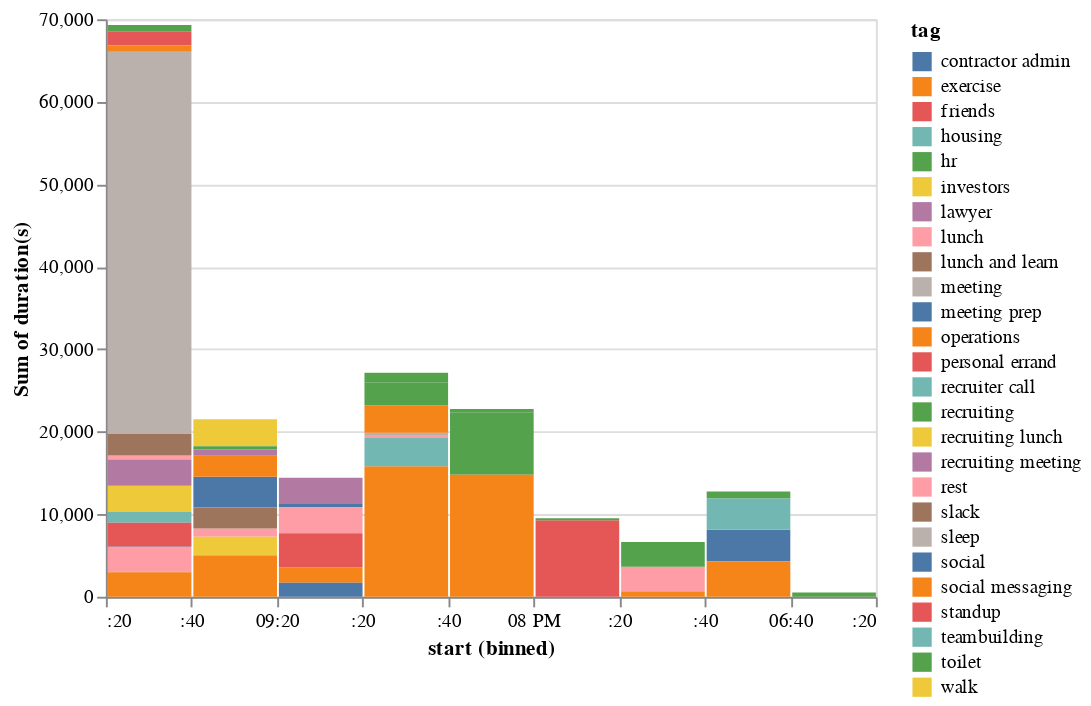

Notebook cell for this chart:
### Code cell
alt.Chart(by_tags).mark_bar().encode(
    alt.X('start', bin=True, type='temporal'),
#     y='sum(duration(s))'
    alt.Y('duration(s)', aggregate='sum', type='quantitative'),
    color='tag:N',
    order=alt.Order("tag", sort="ascending")
)

### Figure 1 — Vega-Lite specification as saved in the notebook (floating-point values rounded to 4 significant figures)
{"config": {"view": {"continuousWidth": 400, "continuousHeight": 300}}, "data": {"name": "data-0cfbb876e3e9d929906c90925341c76a"}, "mark": "bar", "encoding": {"color": {"type": "nominal", "field": "tag"}, "order": {"type": "nominal", "field": "tag", "sort": "ascending"}, "x": {"type": "temporal", "bin": true, "field": "start"}, "y": {"type": "quantitative", "aggregate": "sum", "field": "duration(s)"}}, "$schema": "https://vega.github.io/schema/vega-lite/v4.8.1.json", "datasets": {"data-0cfbb876e3e9d929906c90925341c76a": [{"start": "2022-01-18T03:56:36", "tag": "rest", "duration(s)": 478.0}, {"start": "2022-01-18T04:45:34", "tag": "sleep", "duration(s)": 16340.0}, {"start": "2022-01-18T09:59:41", "tag": "lawyer", "duration(s)": 93.0}, {"start": "2022-01-18T10:13:35", "tag": "meeting prep", "duration(s)": 54.0}, {"start": "2022-01-18T11:13:09", "tag": "recruiter call", "duration(s)": 1305.0}, {"start": "2022-01-18T11:54:42", "tag": "lunch", "duration(s)": 2970.0}, {"start": "2022-01-18T11:54:42", "tag": "exercise", "duration(s)": 2970.0}, {"start": "2022-01-18T16:29:16", "tag": "personal errand", "duration(s)": 274.0}, {"start": "2022-01-18T16:37:14", "tag": "personal errand", "duration(s)": 2610.0}, {"start": "2022-01-18T16:37:14", "tag": "slack", "duration(s)": 2610.0}, {"start": "2022-01-19T00:10:58", "tag": "sleep", "duration(s)": 30000.0}, {"start": "2022-01-19T09:32:01", "tag": "standup", "duration(s)": 1728.0}, {"start": "2022-01-19T11:01:38", "tag": "toilet", "duration(s)": 753.0}, {"start": "2022-01-19T11:01:38", "tag": "social messaging", "duration(s)": 753.0}, {"start": "2022-01-19T11:56:47", "tag": "recruiting lunch", "duration(s)": 3188.0}, {"start": "2022-01-19T11:56:47", "tag": "recruiting meeting", "duration(s)": 3188.0}, {"start": "2022-01-19T15:32:49", "tag": "walk", "duration(s)": 1169.0}, {"start": "2022-01-19T15:59:26", "tag": "meeting prep", "duration(s)": 53.0}, {"start": "2022-01-19T16:51:55", "tag": "meeting prep", "duration(s)": 549.0}, {"start": "2022-01-20T11:07:48", "tag": "meeting prep", "duration(s)": 57.0}, {"start": "2022-01-20T11:11:15", "tag": "walk", "duration(s)": 1221.0}, {"start": "2022-01-20T11:48:54", "tag": "lunch", "duration(s)": 878.0}, {"start": "2022-01-20T11:48:54", "tag": "walk", "duration(s)": 878.0}, {"start": "2022-01-20T12:35:21", "tag": "lunch", "duration(s)": 140.0}, {"start": "2022-01-20T14:02:43", "tag": "meeting prep", "duration(s)": 430.0}, {"start": "2022-01-20T15:31:34", "tag": "exercise", "duration(s)": 1639.0}, {"start": "2022-01-20T15:31:34", "tag": "meeting prep", "duration(s)": 1639.0}, {"start": "2022-01-21T10:58:18", "tag": "toilet", "duration(s)": 361.0}, {"start": "2022-01-21T12:05:19", "tag": "lunch and learn", "duration(s)": 2546.0}, {"start": "2022-01-21T12:05:19", "tag": "operations", "duration(s)": 2546.0}, {"start": "2022-01-21T14:20:00", "tag": "exercise", "duration(s)": 3406.0}, {"start": "2022-01-21T16:11:37", "tag": "meeting prep", "duration(s)": 522.0}, {"start": "2022-01-21T16:27:45", "tag": "meeting prep", "duration(s)": 202.0}, {"start": "2022-01-21T17:29:17", "tag": "meeting prep", "duration(s)": 271.0}, {"start": "2022-01-21T17:56:57", "tag": "investors", "duration(s)": 2222.0}, {"start": "2022-01-21T18:39:19", "tag": "recruiting meeting", "duration(s)": 776.0}, {"start": "2022-01-23T10:01:12", "tag": "exercise", "duration(s)": 1893.0}, {"start": "2022-01-23T11:59:54", "tag": "lunch", "duration(s)": 3170.0}, {"start": "2022-01-23T11:59:54", "tag": "recruiting meeting", "duration(s)": 3170.0}, {"start": "2022-01-23T11:59:54", "tag": "friends", "duration(s)": 3170.0}, {"start": "2022-01-23T15:50:11", "tag": "friends", "duration(s)": 957.0}, {"start": "2022-01-23T17:29:38", "tag": "meeting prep", "duration(s)": 364.0}, {"start": "2022-01-23T20:29:43", "tag": "contractor admin", "duration(s)": 1690.0}, {"start": "2022-01-24T15:34:28", "tag": "toilet", "duration(s)": 489.0}, {"start": "2022-01-24T18:19:09", "tag": "toilet", "duration(s)": 729.0}, {"start": "2022-01-24T19:34:57", "tag": "exercise", "duration(s)": 3452.0}, {"start": "2022-01-24T19:34:57", "tag": "housing", "duration(s)": 3452.0}, {"start": "2022-01-25T09:36:59", "tag": "exercise", "duration(s)": 2507.0}, {"start": "2022-01-25T10:38:15", "tag": "meeting", "duration(s)": 271.0}, {"start": "2022-01-25T11:03:11", "tag": "operations", "duration(s)": 3320.0}, {"start": "2022-01-25T12:06:52", "tag": "exercise", "duration(s)": 3386.0}, {"start": "2022-01-25T13:06:14", "tag": "lunch", "duration(s)": 361.0}, {"start": "2022-01-25T18:54:51", "tag": "exercise", "duration(s)": 3745.0}, {"start": "2022-01-26T11:46:08", "tag": "exercise", "duration(s)": 2716.0}, {"start": "2022-01-26T11:46:08", "tag": "recruiting", "duration(s)": 2716.0}, {"start": "2022-01-26T17:39:36", "tag": "hr", "duration(s)": 5687.0}, {"start": "2022-01-27T09:08:53", "tag": "toilet", "duration(s)": 432.0}, {"start": "2022-01-27T09:34:42", "tag": "exercise", "duration(s)": 2296.0}, {"start": "2022-01-27T11:59:59", "tag": "exercise", "duration(s)": 1416.0}, {"start": "2022-01-27T17:59:26", "tag": "exercise", "duration(s)": 11070.0}, {"start": "2022-01-28T13:13:59", "tag": "hr", "duration(s)": 1846.0}, {"start": "2022-01-30T10:05:16", "tag": "friends", "duration(s)": 9287.0}, {"start": "2022-01-30T15:30:21", "tag": "toilet", "duration(s)": 226.0}, {"start": "2022-02-01T09:18:37", "tag": "exercise", "duration(s)": 654.0}, {"start": "2022-02-01T11:31:14", "tag": "lunch", "duration(s)": 2989.0}, {"start": "2022-02-01T11:31:14", "tag": "recruiting", "duration(s)": 2989.0}, {"start": "2022-02-02T17:02:54", "tag": "social", "duration(s)": 3822.0}, {"start": "2022-02-02T17:02:54", "tag": "teambuilding", "duration(s)": 3822.0}, {"start": "2022-02-03T20:52:31", "tag": "exercise", "duration(s)": 4304.0}, {"start": "2022-02-04T08:55:11", "tag": "toilet", "duration(s)": 813.0}, {"start": "2022-02-05T10:49:00", "tag": "toilet", "duration(s)": 528.0}]}}
